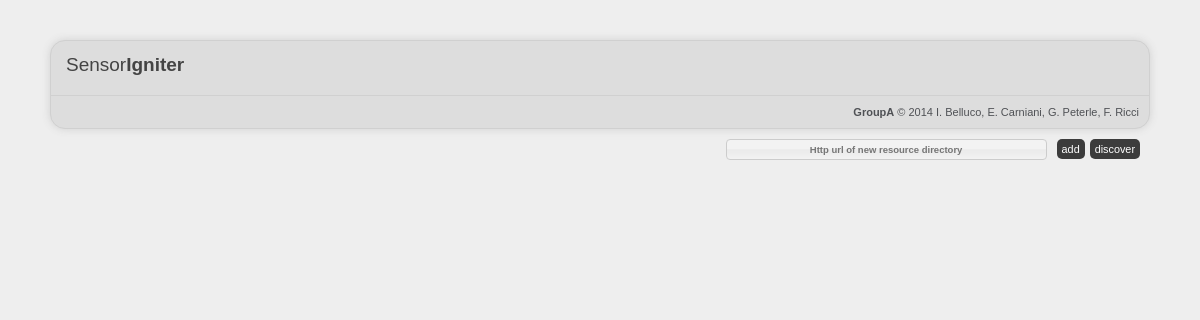
/, run on an earlier commit of the app's database.
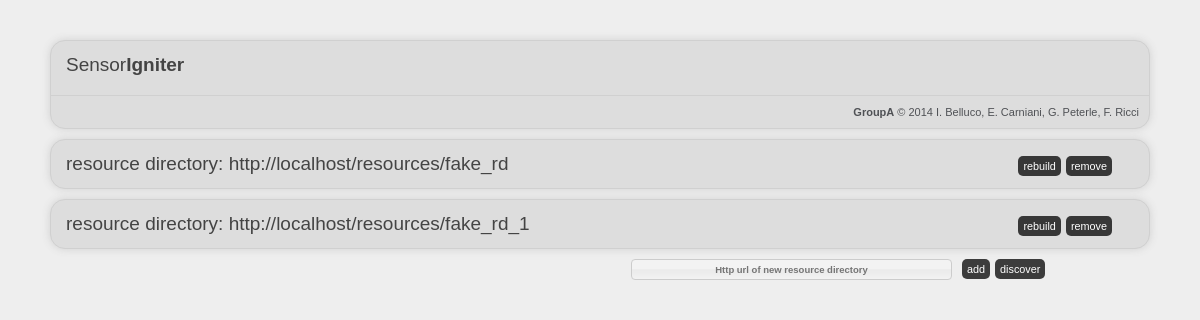
And on a later commit of the database.
### tables this page shows
CREATE TABLE `Directory` (
  `id` int(11) unsigned NOT NULL AUTO_INCREMENT,
  `url` varchar(255) NOT NULL DEFAULT '',
  `description` varchar(255) NOT NULL DEFAULT '',
  `name` varchar(255) NOT NULL DEFAULT '',
  PRIMARY KEY (`id`),
  UNIQUE KEY `url` (`url`)
);

### application/controllers/directories.php (called while the page is built, shortened)
<?php if ( ! defined('BASEPATH')) exit('No direct script access allowed');
class Directories extends CI_Controller {
	public function index() {
		$directories = $this->Directory_model->list_all();
		$this->load->view('list_directories', array("directories" => $directories));
	}
}

### index.php (called while the page is built, shortened)
<?php
require_once BASEPATH.'core/CodeIgniter.php';

### application/models/directory_model.php (called while the page is built, shortened)
<?php
class Directory_model extends CI_Model {
	function list_all() {
		return $this->db->get(Directory_model::TABLENAME)->result();
	}
}

### application/views/list_directories.php (the view, shortened to what this page needs)
<?php foreach($directories as $directory) { ?>
<div class="container directory">
	<h1>resource directory: <?php echo $directory->url; ?></h1>
	<div class="toolbar">
		<a class="smallButton removeDirectory" rel="<?php echo $directory->id; ?>" title="Remove resource directory and all related resources">remove</a>
		<a class="smallButton rebuildDirectory" rel="<?php echo $directory->id; ?>" title="Rebuild resource directory">rebuild</a>
	</div>
</div>
<?php } ?>
	<div class="body directory">
		<a class="smallButton discoverDirectories" title="Discover resource directories">Discover</a>
		<a class="smallButton addDirectory" title="Add new resource directory">Add</a>
		<input class="addDirectory"></input>
	</div>

What changed in the data, as far as the page shows it:
added directory: url "http://localhost/resources/fake_rd"
added directory: url "http://localhost/resources/fake_rd_1"
